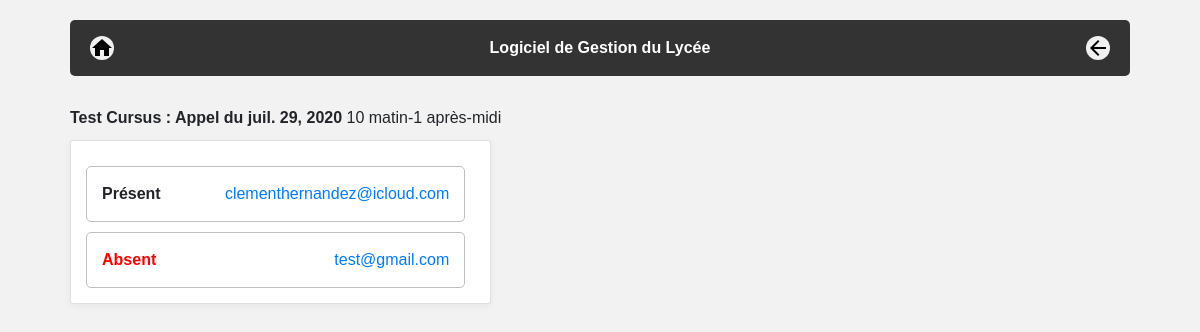
/lycee/rolls/details/15, run on the app's committed database.
### lycee/models.py (models this page shows, shortened)
class Roll(models.Model):
    date = models.DateField(
        blank=False,
        null=False,
        default=datetime.date.today
    )
    cursus = models.ForeignKey(
        Cursus,
        on_delete=models.CASCADE,  # necessaire selon la version de Django
        null=False
    )
    debut = models.TimeField(
        max_length=100,
        blank=False,
        null=False,
        default='08:00'
    )
    fin = models.TimeField(
        max_length=100,
        blank=False,
        null=False,
        default='09:00'
    )

class Cursus(models.Model):
    name = models.CharField(
        max_length=50,
        blank=False,
        null=True,
        default='Nom'
    )
    year_from_bac = models.SmallIntegerField(
        help_text="year since le bac",
        verbose_name="year",
        blank=False,
        null=True,
        default=1
    )
    scholar_year = models.CharField(
        max_length=9,
        blank=False,
        null=True,
        default='2019-2020'
    )

class RollDetail(models.Model):
    date = models.DateField(
        blank=False,
        null=False,
        default=datetime.date.today
    )
    student = models.ForeignKey(
        Student,
        on_delete=models.CASCADE,  # necessaire selon la version de Django
        null=False
    )
    absent = models.BooleanField(
        default=False
    )
    cause = models.CharField(
        max_length=100,
        blank=False,
        null=True,
        default=''
    )
    roll = models.ForeignKey(
        Roll,
        on_delete=models.CASCADE,  # necessaire selon la version de Django
        null=True
    )
    debut = models.TimeField(
        max_length=100,
        blank=False,
        null=False,
        default='08:00'
    )
    fin = models.TimeField(
        max_length=100,
        blank=False,
        null=False,
        default='09:00'
    )

class Student(models.Model):
    first_name = models.CharField(
        max_length=50,
        blank=False,
        null=False
    )
    birth_date = models.DateField(
        verbose_name='date of birth',
        blank=False,
        null=False
    )
    last_name = models.CharField(
        verbose_name="lastname",
        blank=False,  # pas de champ vide
        null=False,  # pas de champ null (a conjuguer avec default
        default="???",
        max_length=255,  # taille maximale du champ
    )
    phone = models.CharField(
        verbose_name="phonenumber",
        help_text="Phone number of the student",
        blank=False,  # pas de champ vide
        null=False,  # pas de champ null (a conjuguer avec default
        default="0999999999",
        max_length=10,  # taille maximale du champ
    )
    email = models.EmailField(
        verbose_name="email",
        help_text="Email of the student",
        blank=False,  # pas de champ vide
        null=False,  # pas de champ null (a conjuguer avec default
        default="x@y.z",
        max_length=255,  # taille maximale du champ
    )
    comments = models.CharField(
        verbose_name="comments",
        help_text="Some comments about the student",
        blank=True,
        null=False,  # pas de champ null (a conjuguer avec default
        default="",
        max_length=255,  # taille maximale du champ
    )
    cursus = models.ForeignKey(
        Cursus,
        help_text="Cursus of the student",
        on_delete=models.CASCADE,  # necessaire selon la version de Django
        null=True
    )

### lycee/views.py (the view)
# urls.py: url(r'^rolls/details/(?P<roll_id>[0-9]+)$', views.roll_detail, name='roll_detail'),
def roll_detail(request, roll_id):
    result_list = RollDetail.objects.filter(roll_id=roll_id)
    roll = Roll.objects.get(id=roll_id)
    template = loader.get_template('lycee/calls/call_detail.html')
    context = {
        'liste': result_list,
        'roll': roll,
    }
    return HttpResponse(template.render(context, request))

### lycee/templates/lycee/calls/call_detail.html (shortened to what this page needs)
{% extends "master.html" %}
{% if liste %}
    {% block content %}
        <div class="margin">
            <b>{{ roll.cursus.name }} : Appel du {{roll.date}}</b>&nbsp;{{roll.debut}}-{{roll.fin}}
            <div class="contain3 card">
            {% for roll in liste %}
                {% if roll.absent == 1 %}
                <div class="description contain" style="color: red">
                    <b>Absent&nbsp;</b>
                    <a class="left" href="/lycee/student/{{roll.student.id}}">{{roll.student.email}}</a>
                </div>
                {% else %}
                <div class="description contain">
                    <b>Présent&nbsp;</b>
                    <a class="left" href="/lycee/student/{{roll.student.id}}">{{roll.student.email}}</a>
                </div>
                {% endif %}
            {% endfor %}
        </div>
    {% endblock %}
{% else %}
    <p>No call to show.</p>
{% endif %}

### lycee/static/style.css (style rules this page uses)
body { background-color: #f2f2f2; max-width: 1100px; margin: auto; }
.margin { margin: 10px; }
.contain { padding: 15px; border: #bfbfbf 1px solid; border-radius: 5px; margin: 10px 10px 0px 0px; background: white; }
.contain3 { padding: 15px; margin: 10px 10px 0px 0px; background: white; border-radius: 3px; }
.description { display: flex; align-items: center; justify-content: space-between; }
.card { box-shadow: 0 2px 8px rgba(0,0,0,.05); transition: 0.2s; background-color: white!important; }
.left { margin-left: 20px; }

### lycee/templates/master.html (style rules this page uses)
body { font-family: Arial, Helvetica, sans-serif; }

### data on the page
Roll: cursus.name "Test Cursus", date "juil. 29, 2020", debut "10 matin", fin "1 après-midi"
RollDetail: student.email "clementhernandez@icloud.com"
RollDetail: student.email "test@gmail.com"
